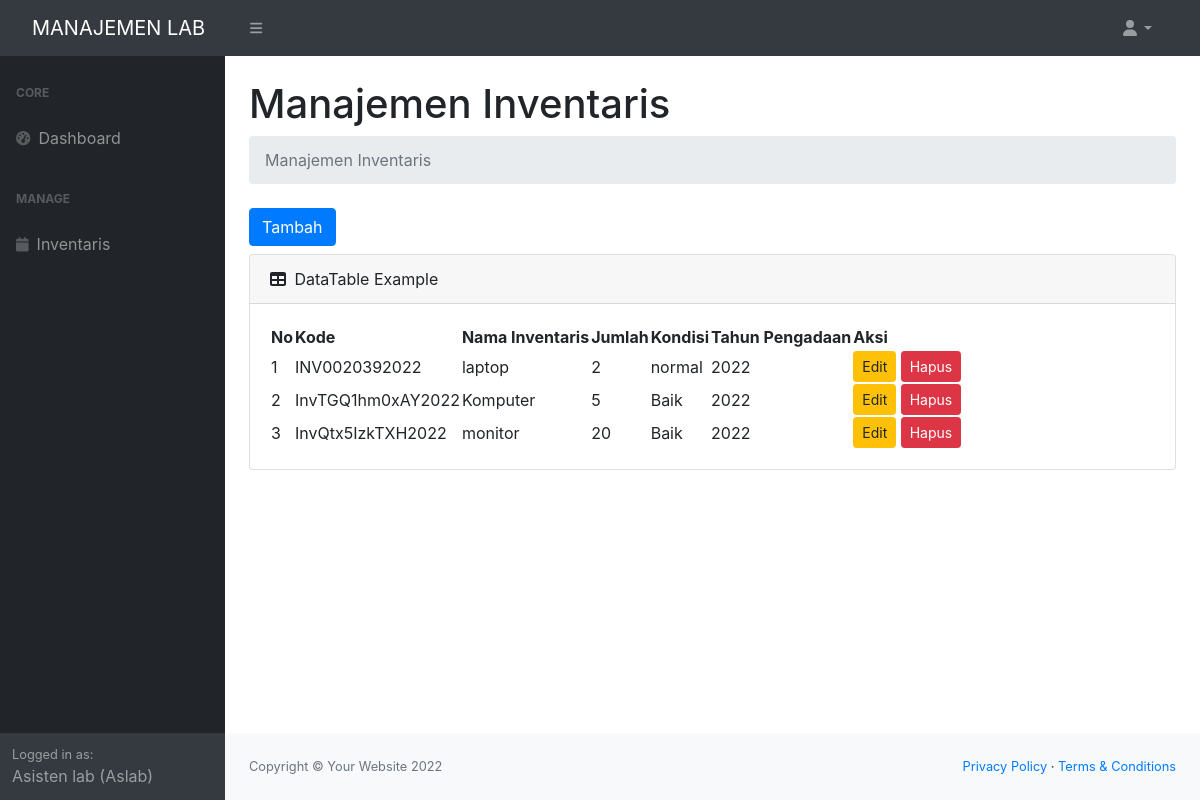
The app's page /aslab/m_inventaris.php (signed in) with its own data.
### tables this page shows
CREATE TABLE `inventaris` (
  `id_inventaris` int(11) NOT NULL,
  `id_aslab` int(11) NOT NULL,
  `kode` varchar(100) NOT NULL,
  `nama_inventaris` varchar(100) NOT NULL,
  `jumlah` varchar(20) NOT NULL,
  `kondisi` varchar(100) NOT NULL,
  `tahun_pengadaan` varchar(20) NOT NULL,
  `created_at` date NOT NULL
);

### aslab/m_inventaris.php (the view, shortened to what this page needs)
<?php include('../layout/header.php'); ?>
<div class="container-fluid px-4">
    <h1 class="mt-4">Manajemen Inventaris</h1>
    <ol class="breadcrumb mb-4">
        <li class="breadcrumb-item active">Manajemen Inventaris</li>
    </ol>
    <div class="mb-2">
        <button type="button" class="btn btn-primary" data-toggle="modal" data-target="#exampleModal">
            Tambah
        </button>
    </div>
    <div class="card mb-4">
        <div class="card-header">
            <i class="fas fa-table me-1"></i>
            DataTable Example
        </div>
        <div class="card-body">
            <table id="datatablesSimple">
                <thead>
                    <tr>
                        <th>No</th>
                        <th>Kode</th>
                        <th>Nama Inventaris</th>
                        <th>Jumlah</th>
                        <th>Kondisi</th>
                        <th>Tahun Pengadaan</th>
                        <th>Aksi</th>
                    </tr>
                </thead>
                <tbody>
                    <?php
                    include('../db/koneksi.php');
                    $id_aslab = $_SESSION['id_aslab'];
                    $query = mysqli_query($conn, "SELECT * FROM inventaris WHERE id_aslab='$id_aslab'");
                    ?>
                    <?php $n = 1; ?>
                    <?php while ($row = mysqli_fetch_array($query)) { ?>
                        <tr>
                            <td><?= $n++; ?></td>
                            <td><?= $row['kode']; ?></td>
                            <td><?= $row['nama_inventaris']; ?></td>
                            <td><?= $row['jumlah']; ?></td>
                            <td><?= $row['kondisi']; ?></td>
                            <td><?= $row['tahun_pengadaan']; ?></td>
                            <td>
                                <a href="#" class="btn btn-warning btn-sm" id="edit" data-id_inventaris="<?= $row['id_inventaris']; ?>" data-kode="<?= $row['kode']; ?>" data-nama_inventaris="<?= $row['nama_inventaris']; ?>" data-jumlah="<?= $row['jumlah']; ?>" data-kondisi="<?= $row['kondisi']; ?>" data-tahun_pengadaan="<?= $row['tahun_pengadaan']; ?>" data-toggle="modal" data-target="#exampleModaledit">Edit</a>
                                <form action="" method="POST" class="d-inline">
                                    <button type="submit" name="hapus" class="btn btn-danger btn-sm" onclick="return confirm('apakah anda yakin ingin menghapus data?')">Hapus</button>
                                </form>
                            </td>
                        </tr>
                    <?php } ?>
                </tbody>
            </table>
        </div>
    </div>
</div>
<?php include('../layout/footer.php') ?>

### layout/header.php (shortened to what this page needs)
<!DOCTYPE html>
<html lang="en">
<head>
    <link href="https://cdn.jsdelivr.net/npm/simple-datatables@latest/dist/style.css" rel="stylesheet" />
    <link href="../template/css/styles.css" rel="stylesheet" />
    <link rel="stylesheet" href="https://cdn.jsdelivr.net/npm/bootstrap@4.0.0/dist/css/bootstrap.min.css">
    <link rel="stylesheet" href="../template/bootstrap-select/dist/css/bootstrap-select.css">
    <link rel="stylesheet" href="//cdn.datatables.net/1.12.1/css/jquery.dataTables.min.css">
    <link rel="stylesheet" href="https://cdnjs.cloudflare.com/ajax/libs/twitter-bootstrap/4.5.2/css/bootstrap.css">
    <link rel="stylesheet" href="https://cdn.datatables.net/1.12.1/css/dataTables.bootstrap4.min.css">
</head>
<body class="sb-nav-fixed">
    <nav class="sb-topnav navbar navbar-expand navbar-dark bg-dark">
        <a class="navbar-brand ps-3" href="#">MANAJEMEN LAB</a>
        <button class="btn btn-link btn-sm order-1 order-lg-0 me-4 me-lg-0" id="sidebarToggle" href="#!"><i class="fas fa-bars"></i></button>
        <ul class="navbar-nav ms-auto ms-md-0 me-3 me-lg-4">
            <li class="nav-item dropdown">
                <a class="nav-link dropdown-toggle" id="navbarDropdown" href="#" role="button" data-bs-toggle="dropdown" aria-expanded="false"><i class="fas fa-user fa-fw"></i></a>
            </li>
        </ul>
    </nav>
    <div id="layoutSidenav">
        <div id="layoutSidenav_nav">
            <?php include('../layout/sidebar.php') ?>
        </div>
        <div id="layoutSidenav_content">
            <main>

### layout/sidebar.php (shortened to what this page needs)
<nav class="sb-sidenav accordion sb-sidenav-dark" id="sidenavAccordion">
    <div class="sb-sidenav-menu">
        <div class="nav">
            <?php if ($_SESSION['role'] == 'aslab') { ?>
                <div class="sb-sidenav-menu-heading">Core</div>
                <a class="nav-link" href="dashboard.php">
                    <div class="sb-nav-link-icon"><i class="fas fa-tachometer-alt"></i></div>
                    Dashboard
                </a>
                <div class="sb-sidenav-menu-heading">Manage</div>
                <a class="nav-link" href="m_inventaris.php">
                    <div class="sb-nav-link-icon"><i class="fas fa-calendar"></i></div>
                    Inventaris
                </a>
            <?php } ?>
        </div>
    </div>
    <div class="sb-sidenav-footer">
        <div class="small">Logged in as:</div>
        <?php
        if ($_SESSION['role'] == 'kajur') {
            echo 'Ketua Jurusan (Kajur)';
        } elseif ($_SESSION['role'] == 'aslab') {
            echo 'Asisten lab (Aslab)';
        }
        ?>
    </div>
</nav>

### layout/footer.php (shortened to what this page needs)
</main>
<footer class="py-4 bg-light mt-auto">
    <div class="container-fluid px-4">
        <div class="d-flex align-items-center justify-content-between small">
            <div class="text-muted">Copyright &copy; Your Website 2022</div>
            <div>
                <a href="#">Privacy Policy</a>
                &middot;
                <a href="#">Terms &amp; Conditions</a>
            </div>
        </div>
    </div>
</footer>
</div>
</div>
</body>
</html>

### records on screen
inventaris: kode "INV0020392022", nama_inventaris "laptop", jumlah "2", kondisi "normal", tahun_pengadaan "2022"
inventaris: kode "InvTGQ1hm0xAY2022", nama_inventaris "Komputer", jumlah "5", kondisi "Baik", tahun_pengadaan "2022"
inventaris: kode "InvQtx5IzkTXH2022", nama_inventaris "monitor", jumlah "20", kondisi "Baik", tahun_pengadaan "2022"
